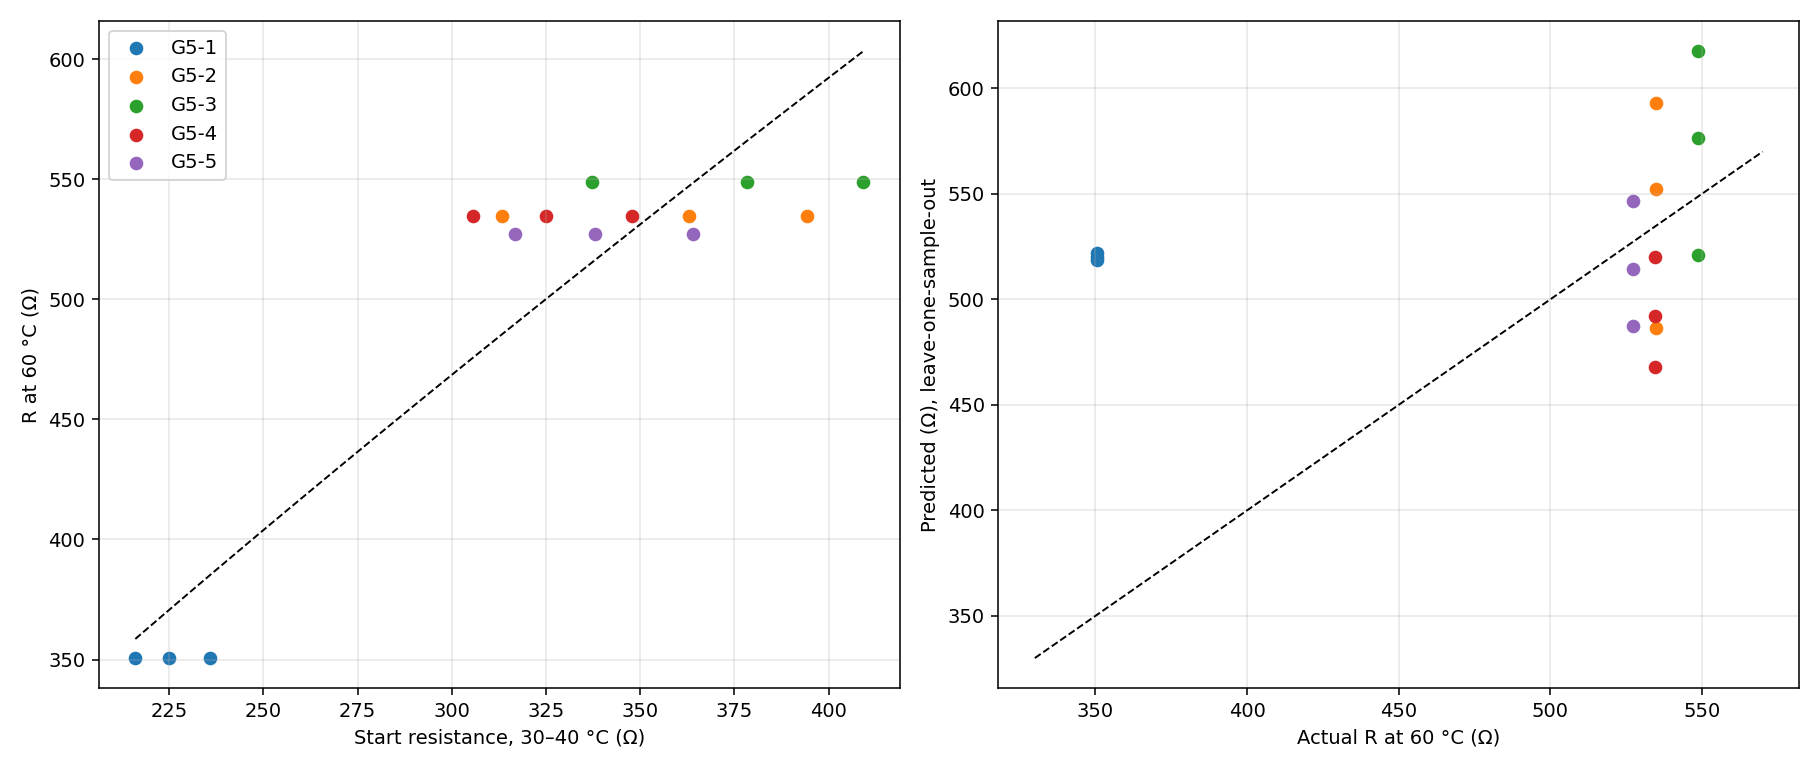

Here is the Python script that generated this plot:
"""R60 from start resistance only (pulses starting at 30-40 C): log R60 = a + b log R_start, leave-one-sample-out."""
import numpy as np, pandas as pd, matplotlib
matplotlib.use("Agg")
import matplotlib.pyplot as plt

d = pd.read_csv("dr_candidates_over_R60.csv")
d = d[d.ir_C < 41].reset_index(drop=True)
d["pred"] = np.nan
for s in d["sample"].unique():
    tr, te = d[d["sample"] != s], d[d["sample"] == s]
    b, a = np.polyfit(np.log(tr.R_start_ohm), np.log(tr.R60_ohm), 1)
    d.loc[te.index, "pred"] = np.exp(a + b * np.log(te.R_start_ohm))
d["err_pct"] = (d.pred / d.R60_ohm - 1) * 100
d[["sample", "pulse", "ir_C", "R_start_ohm", "R60_ohm", "pred", "err_pct"]].round(2).to_csv("predict_R60_from_Rstart.csv", index=False)

fig, (a1, a2) = plt.subplots(1, 2, figsize=(13, 5.5))
for i, (n, g) in enumerate(d.groupby("sample")):
    a1.scatter(g.R_start_ohm, g.R60_ohm, c=f"C{i}", label=n)
    a2.scatter(g.R60_ohm, g.pred, c=f"C{i}", label=n)
b, a = np.polyfit(np.log(d.R_start_ohm), np.log(d.R60_ohm), 1); x = np.linspace(d.R_start_ohm.min(), d.R_start_ohm.max(), 50)
a1.plot(x, np.exp(a + b * np.log(x)), "k--", lw=1)
a1.set_xlabel("Start resistance, 30–40 °C (Ω)"); a1.set_ylabel("R at 60 °C (Ω)"); a1.grid(alpha=.3); a1.legend()
lim = [330, 570]; a2.plot(lim, lim, "k--", lw=1)
a2.set_xlabel("Actual R at 60 °C (Ω)"); a2.set_ylabel("Predicted (Ω), leave-one-sample-out"); a2.grid(alpha=.3)
fig.tight_layout(); fig.savefig("predict_R60_from_Rstart.png", dpi=140)
print(d.groupby("sample").err_pct.agg(["mean", "min", "max"]).round(1))
